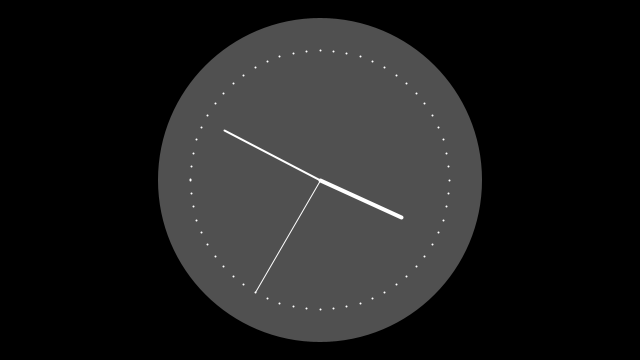
Frame 1 (no input)
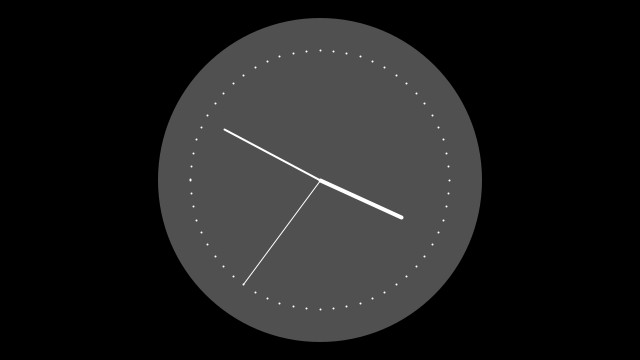
Frame 60 (the mouse pressed at the canvas centre just before this capture)
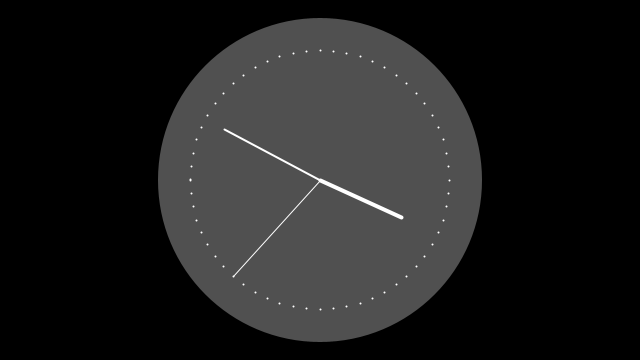
Frame 120 (the mouse held since frame 60 and released just before this capture)

The Processing sketch that drew these frames (run headless with seeded random() and noise(); from frame 60 on, the mouse is pressed at the canvas centre):

// Processing sketch: processing_71015
// ── processing_71015.pde

int cx, cy;
float secondsRadius;
float minutesRadius;
float hoursRadius;
float clockDiameter;

void setup() {
  size(640, 360);
  stroke(255);
  
  int radius = min(width, height) / 2;
  secondsRadius = radius * 0.72;
  minutesRadius = radius * 0.60;
  hoursRadius = radius * 0.50;
  clockDiameter = radius * 1.8;
  
  cx = width / 2;
  cy = height / 2;
}

void draw() {
  background(0);
  
  // Draw the clock background
  fill(80);
  noStroke();
  ellipse(cx, cy, clockDiameter, clockDiameter);
  
  // Angles for sin() and cos() start at 3 o'clock;
  // subtract HALF_PI to make them start at the top
  float s = map(second(), 0, 60, 0, TWO_PI) - HALF_PI;
  float m = map(minute() + norm(second(), 0, 60), 0, 60, 0, TWO_PI) - HALF_PI; 
  float h = map(hour() + norm(minute(), 0, 60), 0, 24, 0, TWO_PI * 2) - HALF_PI;
  
  // Draw the hands of the clock
  stroke(255);
  strokeWeight(1);
  line(cx, cy, cx + cos(s) * secondsRadius, cy + sin(s) * secondsRadius);
  strokeWeight(2);
  line(cx, cy, cx + cos(m) * minutesRadius, cy + sin(m) * minutesRadius);
  strokeWeight(4);
  line(cx, cy, cx + cos(h) * hoursRadius, cy + sin(h) * hoursRadius);
  
  // Draw the minute ticks
  strokeWeight(2);
  beginShape(POINTS);
  for (int a = 0; a < 360; a+=6) {
    float angle = radians(a);
    float x = cx + cos(angle) * secondsRadius;
    float y = cy + sin(angle) * secondsRadius;
    vertex(x, y);
  }
  endShape();
}
